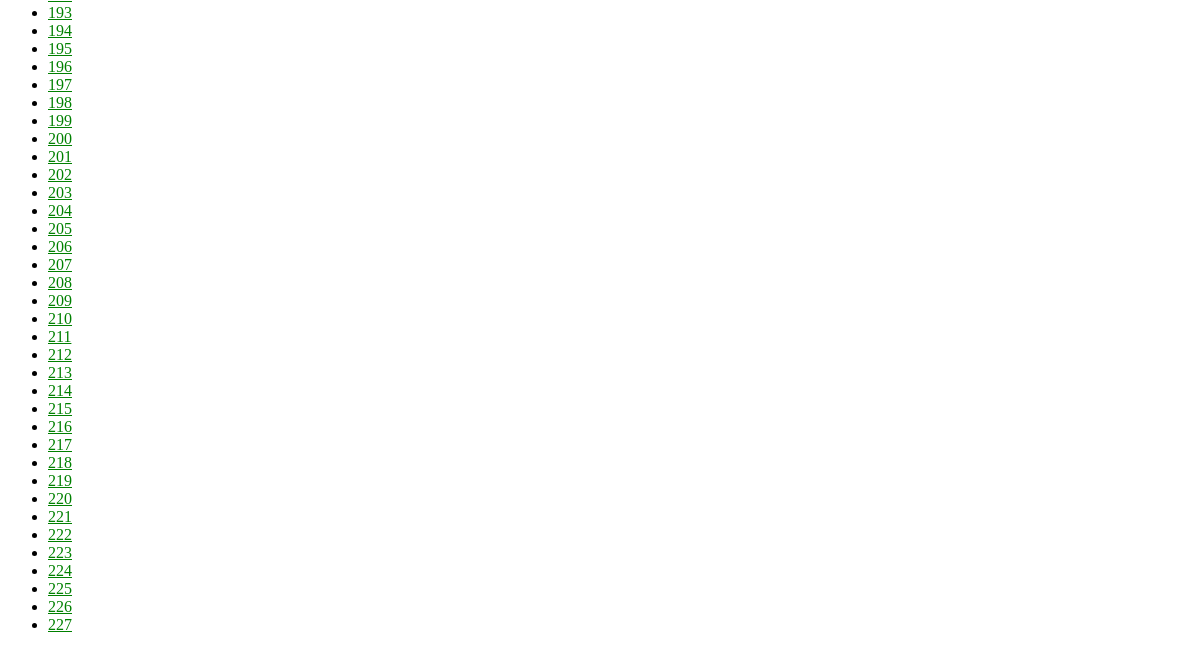
Before: /CMdiagnose/ (lower part) with the older database file.
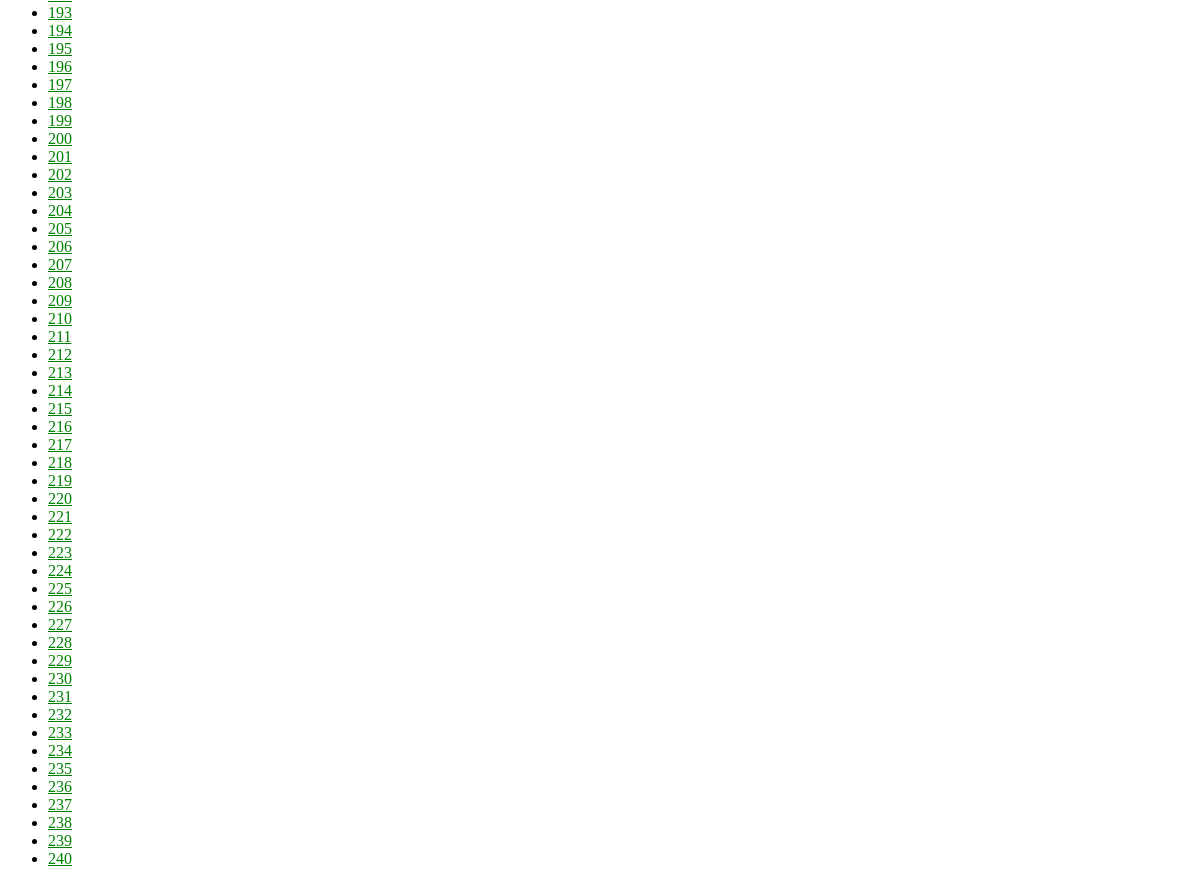
After: the same page with the newer database file.
### CMdiagnose/models.py (models this page shows, shortened)
class Person(models.Model):
    body = models.OneToOneField(Body, on_delete=models.CASCADE)
    tongue = models.OneToOneField(Tongue, on_delete=models.CASCADE)

### CMdiagnose/views.py (the view)
# urls.py: path('', views.IndexView.as_view(), name='index'),
class IndexView(generic.ListView):
    template_name = 'CMdiagnose/index.html'
    context_object_name = 'Person_list'
    def get_queryset(self):
        return Person.objects.all()

### CMdiagnose/templates/CMdiagnose/index.html
{% load static %}
<link rel="stylesheet" type="text/css" href="{% static 'polls/style.css' %}">
    <ul>
    {% for person in Person_list %}
        <li><a href="{% url 'CMdiagnose:detail' person.pk %}">{{ person.pk }}</a></li>
    {% endfor %}
    </ul>

Changed rows visible on the page:
added Person: pk "228"
added Person: pk "229"
added Person: pk "230"
added Person: pk "231"
added Person: pk "232"
added Person: pk "233"
added Person: pk "234"
added Person: pk "235"
added Person: pk "236"
added Person: pk "237"
added Person: pk "238"
added Person: pk "239"
added Person: pk "240"
